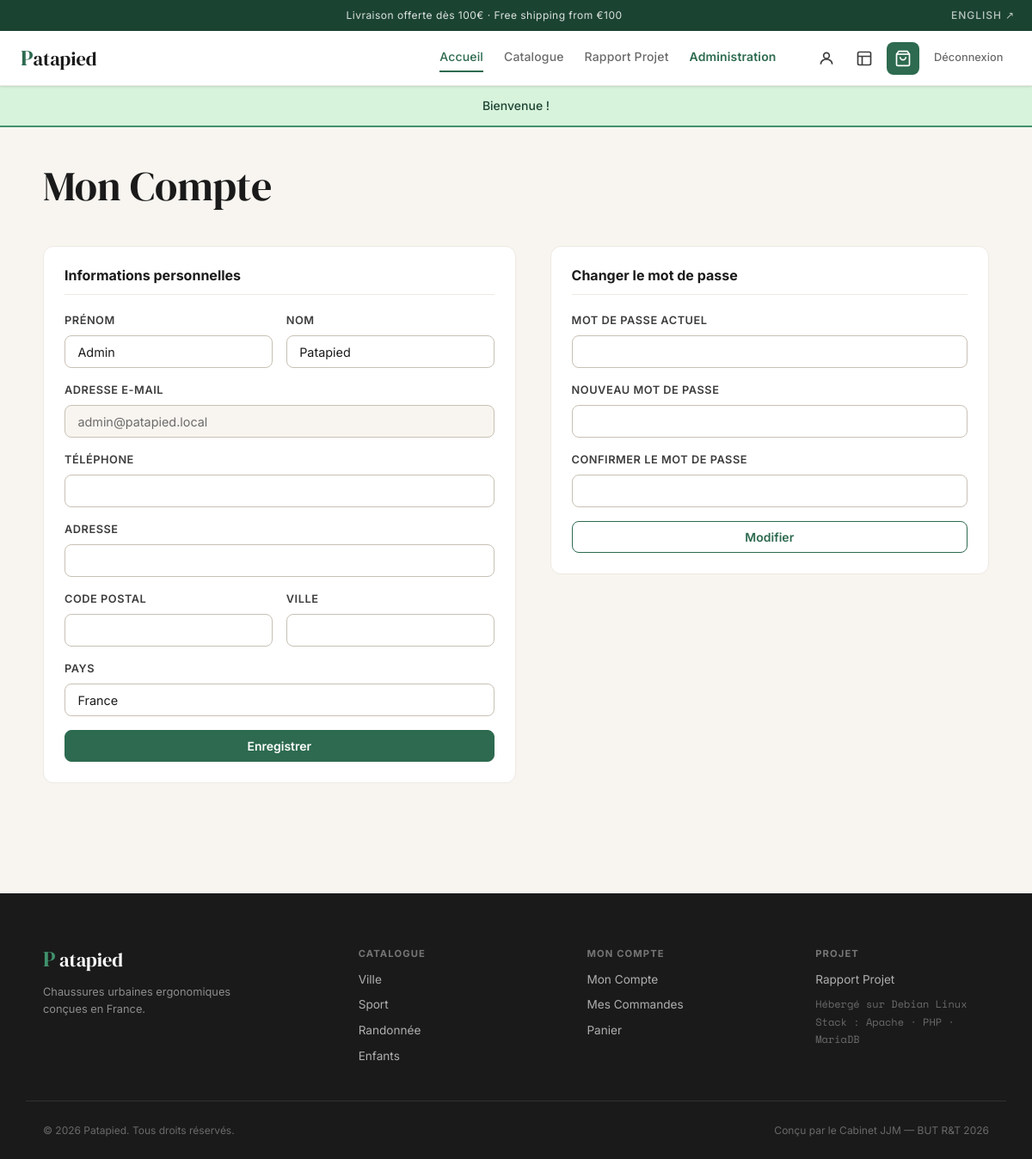
The app's page /pages/account.php (signed in) with its own data.
### tables this page shows
CREATE TABLE IF NOT EXISTS users (
    id          INT UNSIGNED AUTO_INCREMENT PRIMARY KEY,
    email       VARCHAR(180) NOT NULL UNIQUE,
    password    VARCHAR(255) NOT NULL,           
    first_name  VARCHAR(80)  NOT NULL,
    last_name   VARCHAR(80)  NOT NULL,
    phone       VARCHAR(20)  DEFAULT NULL,
    address     TEXT         DEFAULT NULL,
    city        VARCHAR(100) DEFAULT NULL,
    postal_code VARCHAR(10)  DEFAULT NULL,
    country     VARCHAR(60)  DEFAULT 'France',
    role        ENUM('customer','admin') NOT NULL DEFAULT 'customer',
    is_active   TINYINT(1)   NOT NULL DEFAULT 1,
    created_at  DATETIME     NOT NULL DEFAULT CURRENT_TIMESTAMP,
    updated_at  DATETIME     NOT NULL DEFAULT CURRENT_TIMESTAMP ON UPDATE CURRENT_TIMESTAMP
);

### includes/core.php (called while the page is built, shortened)
<?php
$_lang = $_SESSION['lang'] ?? 'fr';
$_t = require __DIR__ . "/../lang/{$_lang}.php";
function t(string $key): string {
    global $_t;
    return htmlspecialchars($_t[$key] ?? $key, ENT_QUOTES, 'UTF-8');
}
function current_lang(): string {
    return $_SESSION['lang'] ?? 'fr';
}
function h(string $s): string {
    return htmlspecialchars($s, ENT_QUOTES, 'UTF-8');
}

### pages/account.php (the view, shortened to what this page needs)
<?php
require_once __DIR__ . '/../includes/core.php';
$pdo  = getDB();
$user = current_user();
$lang = current_lang();
$stmt = $pdo->prepare("SELECT * FROM users WHERE id = :id");
$stmt->bindValue(':id', $user['id'], PDO::PARAM_INT);
$stmt->execute();
$userData = $stmt->fetch();
require_once __DIR__ . '/../includes/header.php';
?>
<section class="account-section">
    <div class="container">
        <h1><?= t('account_title') ?></h1>
        <div class="account-grid">
            <div class="account-card">
                <h2><?= t('account_info') ?></h2>
                <form method="POST" action="/index.php?page=account">
                    <div class="form-row">
                        <div class="form-group">
                            <label><?= t('auth_firstname') ?></label>
                            <input type="text" name="first_name" value="<?= h($userData['first_name']) ?>" required>
                        </div>
                        <div class="form-group">
                            <label><?= t('auth_lastname') ?></label>
                            <input type="text" name="last_name" value="<?= h($userData['last_name']) ?>" required>
                        </div>
                    </div>
                    <div class="form-group">
                        <label><?= t('auth_email') ?></label>
                        <input type="email" value="<?= h($userData['email']) ?>" disabled class="input-disabled">
                    </div>
                    <div class="form-group">
                        <label><?= t('account_phone') ?></label>
                        <input type="tel" name="phone" value="<?= h($userData['phone'] ?? '') ?>">
                    </div>
                    <div class="form-group">
                        <label><?= t('account_address') ?></label>
                        <input type="text" name="address" value="<?= h($userData['address'] ?? '') ?>">
                    </div>
                    <div class="form-row">
                        <div class="form-group">
                            <label><?= t('account_postal') ?></label>
                            <input type="text" name="postal_code" value="<?= h($userData['postal_code'] ?? '') ?>">
                        </div>
                        <div class="form-group">
                            <label><?= t('account_city') ?></label>
                            <input type="text" name="city" value="<?= h($userData['city'] ?? '') ?>">
                        </div>
                    </div>
                    <div class="form-group">
                        <label><?= t('account_country') ?></label>
                        <input type="text" name="country" value="<?= h($userData['country'] ?? 'France') ?>">
                    </div>
                    <button type="submit" class="btn btn-primary"><?= t('account_save') ?></button>
                </form>
            </div>
            <div class="account-card">
                <h2><?= $lang==='fr' ? 'Changer le mot de passe' : 'Change password' ?></h2>
                <form method="POST" action="/index.php?page=account">
                    <div class="form-group">
                        <label><?= $lang==='fr' ? 'Mot de passe actuel' : 'Current password' ?></label>
                        <input type="password" name="current_pw" required>
                    </div>
                    <div class="form-group">
                        <label><?= $lang==='fr' ? 'Nouveau mot de passe' : 'New password' ?></label>
                        <input type="password" name="new_pw" minlength="8" required>
                    </div>
                    <div class="form-group">
                        <label><?= t('auth_confirm_pw') ?></label>
                        <input type="password" name="confirm_pw" required>
                    </div>
                    <button type="submit" class="btn btn-outline"><?= $lang==='fr' ? 'Modifier' : 'Update' ?></button>
                </form>
            </div>
        </div>
    </div>
</section>
<?php require_once __DIR__ . '/../includes/footer.php'; ?>

### assets/css/main.css (style rules this page uses)
:root { --forest: #2d6a4f; --forest-dark: #1b4332; --forest-mid: #40916c; --forest-pale: #d8f3dc; --cream: #f8f5f0; --cream-dark: #ede8e1; --ink: #1a1a1a; --ink-mid: #3d3d3d; --ink-light: #6b6b6b; --stone: #c8c0b4; --white: #ffffff; --status-pending: #e9762b; --status-confirmed: #2d6a4f; --status-shipped: #2563eb; --status-delivered: #059669; --status-cancelled: #dc2626; --font-serif: 'DM Serif Display', Georgia, serif; --font-sans: 'Inter', system-ui, sans-serif; --font-mono: 'Space Mono', 'Courier New', monospace; --gap-xs: 0.25rem; --gap-sm: 0.5rem; --gap-md: 1rem; --gap-lg: 1.5rem; --gap-xl: 2.5rem; --gap-2xl: 4rem; --radius-sm: 4px; --radius-md: 8px; --radius-lg: 12px; --radius-pill: 100px; --shadow-sm: 0 1px 3px rgba(26,26,26,.08), 0 1px 2px rgba(26,26,26,.06); --shadow-md: 0 4px 12px rgba(26,26,26,.10), 0 2px 4px rgba(26,26,26,.06); --shadow-lg: 0 12px 32px rgba(26,26,26,.12); --max-w: 1140px; --max-w-narrow: 820px; --header-h: 64px; --topbar-h: 36px; }
*, *::before, *::after { box-sizing: border-box; margin: 0; padding: 0; }
html { scroll-behavior: smooth; -webkit-text-size-adjust: 100%; }
body { font-family: var(--font-sans); font-size: 1rem; line-height: 1.6; color: var(--ink); background: var(--cream); padding-top: calc(var(--topbar-h) + var(--header-h)); }
h1, h2, h3, h4 { font-family: var(--font-serif); line-height: 1.2; font-weight: 400; }
h1 { font-size: clamp(2rem, 5vw, 3rem); }
h2 { font-size: clamp(1.5rem, 3vw, 2rem); }
.container { max-width: var(--max-w); margin-inline: auto; padding-inline: 1.25rem; }
.btn { display: inline-flex; align-items: center; justify-content: center; gap: .4rem; font-family: var(--font-sans); font-size: .875rem; font-weight: 600; line-height: 1; padding: .65rem 1.25rem; border-radius: var(--radius-md); border: 1.5px solid transparent; cursor: pointer; transition: background .2s, color .2s, border-color .2s, transform .1s, box-shadow .2s; text-decoration: none; white-space: nowrap; }
.btn-primary { background: var(--forest); color: var(--white); border-color: var(--forest); }
.btn-outline { background: transparent; color: var(--forest); border-color: var(--forest); }
.form-group { display: flex; flex-direction: column; gap: .4rem; }
.form-group label { font-size: .8rem; font-weight: 600; color: var(--ink-mid); text-transform: uppercase; letter-spacing: .04em; }
.form-group input[type="text"], .form-group input[type="email"], .form-group input[type="tel"], .form-group input[type="password"], .form-group input[type="number"], .form-group input[type="search"], .form-group textarea { padding: .6rem .9rem; border: 1.5px solid var(--stone); border-radius: var(--radius-md); font-family: var(--font-sans); font-size: .9rem; background: var(--white); color: var(--ink); transition: border-color .2s, box-shadow .2s; appearance: none; }
.form-row { display: grid; grid-template-columns: 1fr 1fr; gap: var(--gap-md); }
.input-disabled { background: var(--cream) !important; color: var(--ink-light) !important; cursor: not-allowed; }
.account-section { padding-block: var(--gap-xl) var(--gap-2xl); }
.account-section h1 { margin-bottom: var(--gap-xl); }
.account-grid { display: grid; grid-template-columns: 1fr 1fr; gap: var(--gap-xl); align-items: start; }
.account-card { background: var(--white); border: 1px solid var(--cream-dark); border-radius: var(--radius-lg); padding: 1.5rem; display: flex; flex-direction: column; gap: var(--gap-md); }
.account-card h2 { font-family: var(--font-sans); font-size: 1rem; font-weight: 700; color: var(--ink); padding-bottom: .75rem; border-bottom: 1px solid var(--cream-dark); margin-bottom: .25rem; }
.account-card form { display: flex; flex-direction: column; gap: var(--gap-md); }

### records on screen
users: first_name "Admin", last_name "Patapied", email "admin@patapied.local", country "France"

### other values on screen
t('lang_toggle') "ENGLISH"
t('nav_home') "Accueil"
t('nav_catalog') "Catalogue"
t('nav_report') "Rapport Projet"
t('nav_admin') "Administration"
t('nav_logout') "Déconnexion"
$flashSuccess "Bienvenue !"
t('account_title') "Mon Compte"
t('account_info') "Informations personnelles"
t('auth_firstname') "PRÉNOM"
t('auth_lastname') "NOM"
t('auth_email') "ADRESSE E-MAIL"
t('account_phone') "TÉLÉPHONE"
t('account_address') "ADRESSE"
t('account_postal') "CODE POSTAL"
